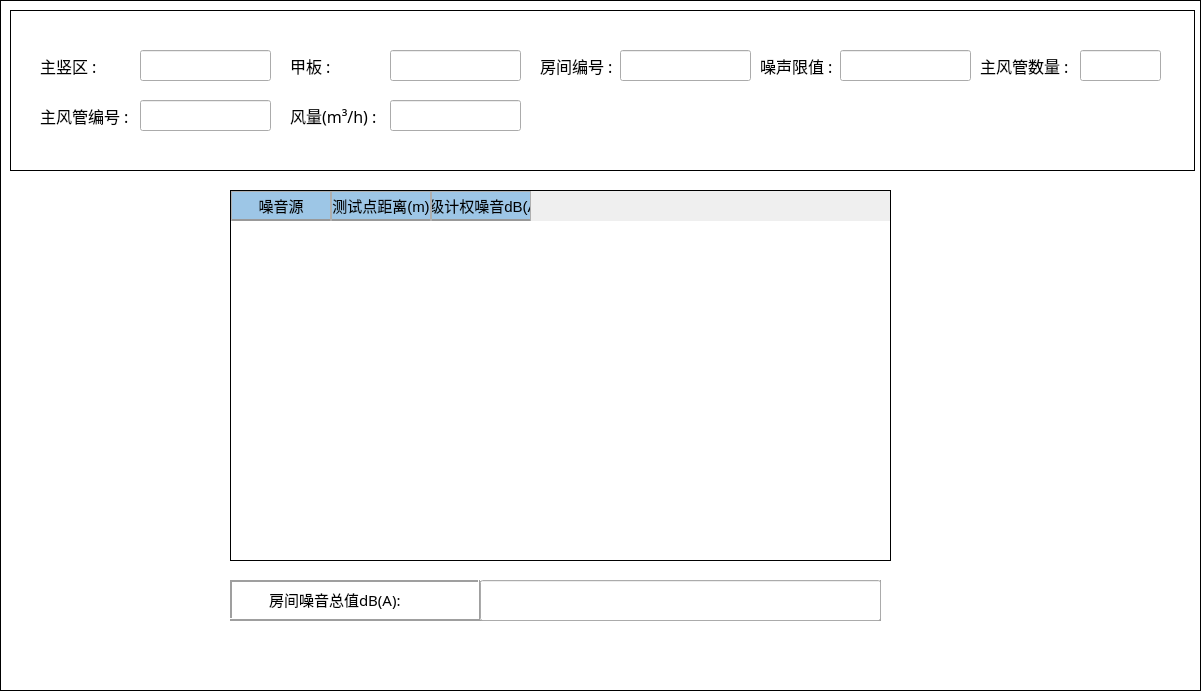
<?xml version="1.0" encoding="UTF-8"?>
<ui version="4.0">
 <class>room_cal_total</class>
 <widget class="QWidget" name="room_cal_total">
  <property name="geometry">
   <rect>
    <x>0</x>
    <y>0</y>
    <width>1201</width>
    <height>691</height>
   </rect>
  </property>
  <property name="windowTitle">
   <string>Form</string>
  </property>
  <property name="styleSheet">
   <string notr="true">#room_cal_total
{
	background-color: rgb(255, 255, 255);
	border:1px solid black;
}</string>
  </property>
  <widget class="QWidget" name="widget_info" native="true">
   <property name="geometry">
    <rect>
     <x>10</x>
     <y>10</y>
     <width>1185</width>
     <height>161</height>
    </rect>
   </property>
   <property name="styleSheet">
    <string notr="true">#widget_info
{
	background-color: rgb(255, 255, 255);
	border:1px solid black;
}

QLabel
{
font-family: '黑体';
font-size: 16px;
}

QLineEdit
{
font-family: '黑体';
}</string>
   </property>
   <widget class="QLabel" name="label">
    <property name="geometry">
     <rect>
      <x>30</x>
      <y>40</y>
      <width>61</width>
      <height>31</height>
     </rect>
    </property>
    <property name="font">
     <font>
      <family>黑体</family>
      <pointsize>-1</pointsize>
     </font>
    </property>
    <property name="text">
     <string>主竖区 : </string>
    </property>
   </widget>
   <widget class="QLabel" name="label_2">
    <property name="geometry">
     <rect>
      <x>280</x>
      <y>40</y>
      <width>61</width>
      <height>31</height>
     </rect>
    </property>
    <property name="font">
     <font>
      <family>黑体</family>
      <pointsize>-1</pointsize>
     </font>
    </property>
    <property name="text">
     <string>甲板 : </string>
    </property>
   </widget>
   <widget class="QLabel" name="label_3">
    <property name="geometry">
     <rect>
      <x>530</x>
      <y>40</y>
      <width>81</width>
      <height>31</height>
     </rect>
    </property>
    <property name="font">
     <font>
      <family>黑体</family>
      <pointsize>-1</pointsize>
     </font>
    </property>
    <property name="text">
     <string>房间编号 : </string>
    </property>
   </widget>
   <widget class="QLabel" name="label_4">
    <property name="geometry">
     <rect>
      <x>750</x>
      <y>40</y>
      <width>81</width>
      <height>31</height>
     </rect>
    </property>
    <property name="font">
     <font>
      <family>黑体</family>
      <pointsize>-1</pointsize>
     </font>
    </property>
    <property name="text">
     <string>噪声限值 : </string>
    </property>
   </widget>
   <widget class="QLabel" name="label_5">
    <property name="geometry">
     <rect>
      <x>970</x>
      <y>40</y>
      <width>101</width>
      <height>31</height>
     </rect>
    </property>
    <property name="font">
     <font>
      <family>黑体</family>
      <pointsize>-1</pointsize>
     </font>
    </property>
    <property name="text">
     <string>主风管数量 : </string>
    </property>
   </widget>
   <widget class="QLabel" name="label_6">
    <property name="geometry">
     <rect>
      <x>30</x>
      <y>90</y>
      <width>91</width>
      <height>31</height>
     </rect>
    </property>
    <property name="font">
     <font>
      <family>黑体</family>
      <pointsize>-1</pointsize>
     </font>
    </property>
    <property name="text">
     <string>主风管编号 : </string>
    </property>
   </widget>
   <widget class="QLineEdit" name="lineEdit">
    <property name="geometry">
     <rect>
      <x>130</x>
      <y>90</y>
      <width>131</width>
      <height>31</height>
     </rect>
    </property>
   </widget>
   <widget class="QLineEdit" name="lineEdit_2">
    <property name="geometry">
     <rect>
      <x>130</x>
      <y>40</y>
      <width>131</width>
      <height>31</height>
     </rect>
    </property>
   </widget>
   <widget class="QLineEdit" name="lineEdit_3">
    <property name="geometry">
     <rect>
      <x>380</x>
      <y>40</y>
      <width>131</width>
      <height>31</height>
     </rect>
    </property>
   </widget>
   <widget class="QLineEdit" name="lineEdit_4">
    <property name="geometry">
     <rect>
      <x>610</x>
      <y>40</y>
      <width>131</width>
      <height>31</height>
     </rect>
    </property>
   </widget>
   <widget class="QLineEdit" name="lineEdit_5">
    <property name="geometry">
     <rect>
      <x>830</x>
      <y>40</y>
      <width>131</width>
      <height>31</height>
     </rect>
    </property>
   </widget>
   <widget class="QLineEdit" name="lineEdit_6">
    <property name="geometry">
     <rect>
      <x>1070</x>
      <y>40</y>
      <width>81</width>
      <height>31</height>
     </rect>
    </property>
   </widget>
   <widget class="QLineEdit" name="lineEdit_7">
    <property name="geometry">
     <rect>
      <x>380</x>
      <y>90</y>
      <width>131</width>
      <height>31</height>
     </rect>
    </property>
    <property name="text">
     <string/>
    </property>
   </widget>
   <widget class="QLabel" name="label_7">
    <property name="geometry">
     <rect>
      <x>280</x>
      <y>90</y>
      <width>91</width>
      <height>31</height>
     </rect>
    </property>
    <property name="font">
     <font>
      <family>黑体</family>
      <pointsize>-1</pointsize>
     </font>
    </property>
    <property name="text">
     <string>风量(m³/h) : </string>
    </property>
   </widget>
  </widget>
  <widget class="QTableWidget" name="tableWidget">
   <property name="geometry">
    <rect>
     <x>230</x>
     <y>190</y>
     <width>661</width>
     <height>371</height>
    </rect>
   </property>
   <property name="styleSheet">
    <string notr="true">/*设置标题(包括垂直+水平的)*/
QHeaderView
{							
	
	font-size: 15px;				/*字大小*/
	font-family: '黑体';
	/*border: 1px solid #B4B4B4;*/
	border:none;
    /*border-bottom: 2px solid #999999; */		/*下边框颜色*/
    /*background: #9DC6E6;*/				/*背景浅蓝色*/ 
	min-height:30px;
	text-align: center;	       
}


/*设置标题(水平的)*/
QHeaderView::section:horizontal { 					
        border: 1px solid #AFAFAF; 			/*间隔颜色*/
	    border-bottom: 2px solid #999999; 							
        color: black;
        background: #9DC6E6;
}

/*设置鼠标停留状态*/
QHeaderView::section:horizontal:hover 
{			
        color: black;							/*字体白色*/
        background: #82AFC9;				/*背景深蓝色*/
}

/*设置鼠标按下状态*/
QHeaderView::section:horizontal:pressed 
{			
        color: black;
        background: #82AFC9;
		border-bottom: 3px solid #037BFC;				
}


QTableWidget 
{
		font-size: 14px;				/*10榜*/
		font-family: '黑体';				
		color : black;				
        border: 1px solid #000000;		
        background: white;
        gridline-color: #E0E0E0;	
        text-align: center;	
        outline:0px;			/*禁止焦点*/
}

/*设置选中的视图项*/
QTableWidget::item:selected
{				    
		border: 2px solid #0398FC;	
        color : black;				
}</string>
   </property>
   <column>
    <property name="text">
     <string>噪音源</string>
    </property>
   </column>
   <column>
    <property name="text">
     <string>测试点距离(m)</string>
    </property>
   </column>
   <column>
    <property name="text">
     <string>A级计权噪音dB(A)</string>
    </property>
   </column>
  </widget>
  <widget class="QFrame" name="frame">
   <property name="geometry">
    <rect>
     <x>230</x>
     <y>580</y>
     <width>651</width>
     <height>41</height>
    </rect>
   </property>
   <property name="frameShape">
    <enum>QFrame::Box</enum>
   </property>
   <property name="frameShadow">
    <enum>QFrame::Raised</enum>
   </property>
   <widget class="QLineEdit" name="lineEdit_8">
    <property name="geometry">
     <rect>
      <x>250</x>
      <y>0</y>
      <width>401</width>
      <height>41</height>
     </rect>
    </property>
   </widget>
   <widget class="QFrame" name="frame_2">
    <property name="geometry">
     <rect>
      <x>-1</x>
      <y>-1</y>
      <width>251</width>
      <height>41</height>
     </rect>
    </property>
    <property name="frameShape">
     <enum>QFrame::Box</enum>
    </property>
    <property name="frameShadow">
     <enum>QFrame::Raised</enum>
    </property>
    <widget class="QLabel" name="label_8">
     <property name="geometry">
      <rect>
       <x>40</x>
       <y>5</y>
       <width>191</width>
       <height>31</height>
      </rect>
     </property>
     <property name="font">
      <font>
       <family>黑体</family>
       <pointsize>11</pointsize>
      </font>
     </property>
     <property name="text">
      <string>房间噪音总值dB(A):</string>
     </property>
    </widget>
   </widget>
  </widget>
 </widget>
 <resources/>
 <connections/>
</ui>
